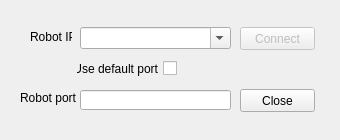
<?xml version="1.0" encoding="UTF-8"?>
<ui version="4.0">
 <class>ConnectToNao</class>
 <widget class="QWidget" name="ConnectToNao">
  <property name="geometry">
   <rect>
    <x>0</x>
    <y>0</y>
    <width>340</width>
    <height>140</height>
   </rect>
  </property>
  <property name="sizePolicy">
   <sizepolicy hsizetype="Fixed" vsizetype="Fixed">
    <horstretch>0</horstretch>
    <verstretch>0</verstretch>
   </sizepolicy>
  </property>
  <property name="minimumSize">
   <size>
    <width>340</width>
    <height>140</height>
   </size>
  </property>
  <property name="maximumSize">
   <size>
    <width>340</width>
    <height>140</height>
   </size>
  </property>
  <property name="windowTitle">
   <string>Connect to Nao</string>
  </property>
  <property name="windowIcon">
   <iconset>
    <normaloff>C:/Users/Radko Sabol/Desktop/nao_logo.png</normaloff>C:/Users/Radko Sabol/Desktop/nao_logo.png</iconset>
  </property>
  <widget class="QLabel" name="robotIP">
   <property name="geometry">
    <rect>
     <x>30</x>
     <y>30</y>
     <width>42</width>
     <height>13</height>
    </rect>
   </property>
   <property name="minimumSize">
    <size>
     <width>42</width>
     <height>13</height>
    </size>
   </property>
   <property name="maximumSize">
    <size>
     <width>42</width>
     <height>13</height>
    </size>
   </property>
   <property name="text">
    <string>Robot IP</string>
   </property>
  </widget>
  <widget class="QLabel" name="robotPort">
   <property name="geometry">
    <rect>
     <x>20</x>
     <y>90</y>
     <width>61</width>
     <height>16</height>
    </rect>
   </property>
   <property name="text">
    <string>Robot port</string>
   </property>
   <property name="buddy">
    <cstring>PortLineEdit</cstring>
   </property>
  </widget>
  <widget class="QCheckBox" name="defaultPort">
   <property name="geometry">
    <rect>
     <x>76</x>
     <y>60</y>
     <width>101</width>
     <height>17</height>
    </rect>
   </property>
   <property name="toolTip">
    <string>Use default port 9559</string>
   </property>
   <property name="layoutDirection">
    <enum>Qt::RightToLeft</enum>
   </property>
   <property name="text">
    <string notr="true">Use default port</string>
   </property>
   <property name="checked">
    <bool>false</bool>
   </property>
  </widget>
  <widget class="QPushButton" name="connectButton">
   <property name="enabled">
    <bool>false</bool>
   </property>
   <property name="geometry">
    <rect>
     <x>240</x>
     <y>27</y>
     <width>75</width>
     <height>23</height>
    </rect>
   </property>
   <property name="toolTip">
    <string>Connect to the robot Nao</string>
   </property>
   <property name="text">
    <string>Connect</string>
   </property>
   <property name="autoDefault">
    <bool>false</bool>
   </property>
   <property name="default">
    <bool>false</bool>
   </property>
   <property name="flat">
    <bool>false</bool>
   </property>
  </widget>
  <widget class="QPushButton" name="close_button">
   <property name="geometry">
    <rect>
     <x>240</x>
     <y>89</y>
     <width>75</width>
     <height>23</height>
    </rect>
   </property>
   <property name="toolTip">
    <string>Close the window</string>
   </property>
   <property name="text">
    <string>Close</string>
   </property>
  </widget>
  <widget class="QLineEdit" name="PortLineEdit">
   <property name="geometry">
    <rect>
     <x>80</x>
     <y>90</y>
     <width>151</width>
     <height>20</height>
    </rect>
   </property>
  </widget>
  <widget class="ConnectToNao_IPComboBox" name="IPComboBox">
   <property name="geometry">
    <rect>
     <x>80</x>
     <y>27</y>
     <width>151</width>
     <height>22</height>
    </rect>
   </property>
   <property name="toolTip">
    <string>IP address of the robot</string>
   </property>
   <property name="inputMethodHints">
    <set>Qt::ImhNone</set>
   </property>
   <property name="editable">
    <bool>true</bool>
   </property>
   <property name="minimumContentsLength">
    <number>0</number>
   </property>
  </widget>
 </widget>
 <customwidgets>
  <customwidget>
   <class>ConnectToNao_IPComboBox</class>
   <extends>QComboBox</extends>
   <header>connecttonao_ipcombobox.hpp</header>
  </customwidget>
 </customwidgets>
 <tabstops>
  <tabstop>IPComboBox</tabstop>
  <tabstop>defaultPort</tabstop>
  <tabstop>PortLineEdit</tabstop>
  <tabstop>connectButton</tabstop>
  <tabstop>close_button</tabstop>
 </tabstops>
 <resources/>
 <connections>
  <connection>
   <sender>close_button</sender>
   <signal>clicked()</signal>
   <receiver>ConnectToNao</receiver>
   <slot>close()</slot>
   <hints>
    <hint type="sourcelabel">
     <x>348</x>
     <y>93</y>
    </hint>
    <hint type="destinationlabel">
     <x>351</x>
     <y>120</y>
    </hint>
   </hints>
  </connection>
  <connection>
   <sender>defaultPort</sender>
   <signal>toggled(bool)</signal>
   <receiver>PortLineEdit</receiver>
   <slot>setDisabled(bool)</slot>
   <hints>
    <hint type="sourcelabel">
     <x>177</x>
     <y>71</y>
    </hint>
    <hint type="destinationlabel">
     <x>176</x>
     <y>95</y>
    </hint>
   </hints>
  </connection>
 </connections>
</ui>
